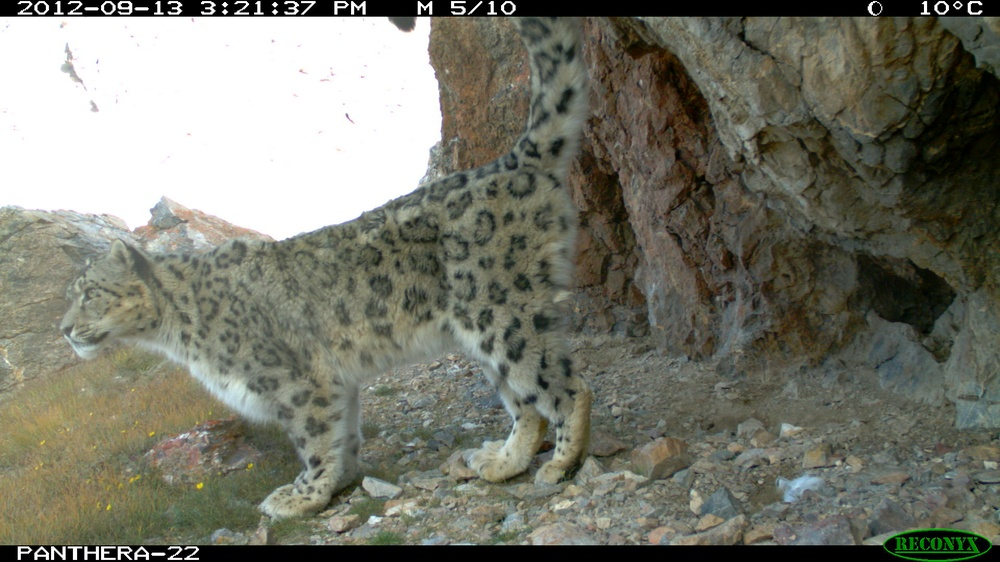
#> input picture Image_Preprocessing/test_img/02__Station13__Camera1__2012-9-13__2-21-36(5).JPG, 1000 x 562 px, shrunk from 1920 x 1080 before the run, found by its file name
$ python threshold.py
#> lines starting #> are read from the running program, lines starting #| are printed output that depends on the picture; after the words box and inside, x2 and y2 are one past the last pixel; in counts of white or black regions, pixels touching at a corner belong together
import cv2
import numpy as np
from matplotlib import pyplot as plt
import os

img = cv2.imread('test_img\\02__Station13__Camera1__2012-9-13__2-21-36(5).JPG',0)
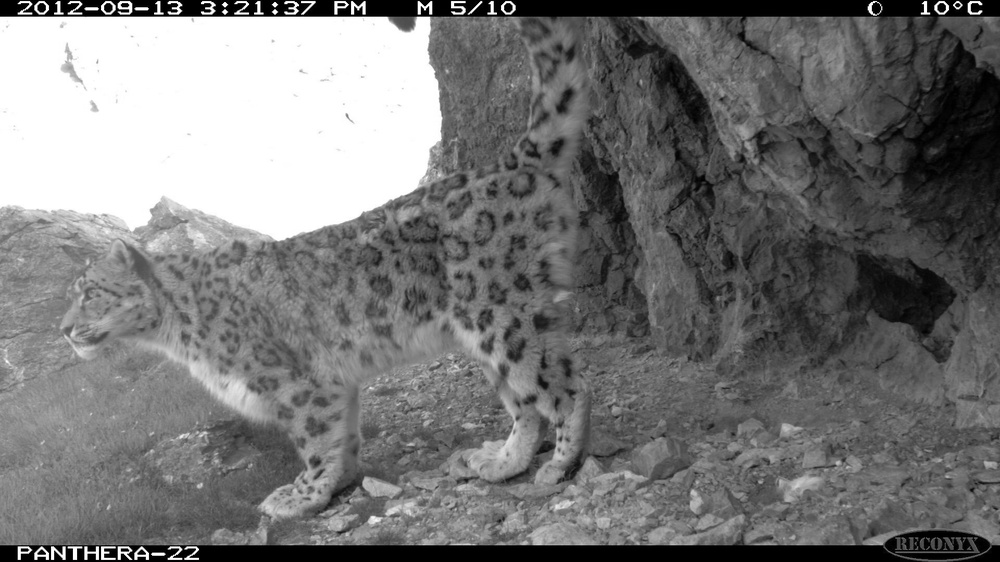
#> img: shape (562, 1000); min 0, max 255, mean 118.2
mask = cv2.imread('test_mask\\02__Station13__Camera1__2012-9-13__2-21-36(5).BMP',0)
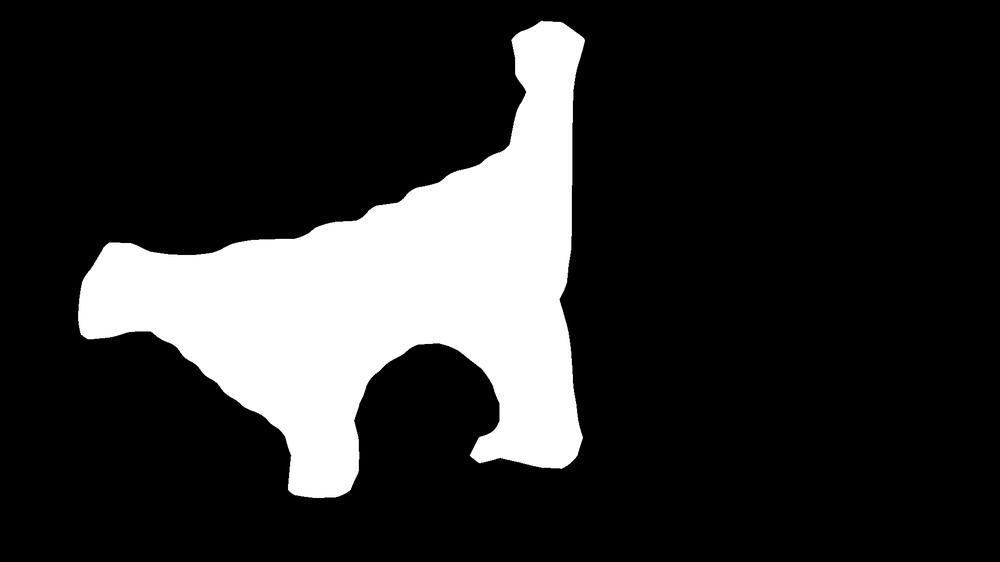
#> input picture Image_Preprocessing/test_mask/02__Station13__Camera1__2012-9-13__2-21-36(5).BMP, 1000 x 562 px, shrunk from 1920 x 1080 before the run, found by its file name
#> mask is the input picture: shape (562, 1000); min 0, max 255, mean 45
# cv2.imshow("mask", mask)
masked = cv2.bitwise_and(img, img, mask=mask)
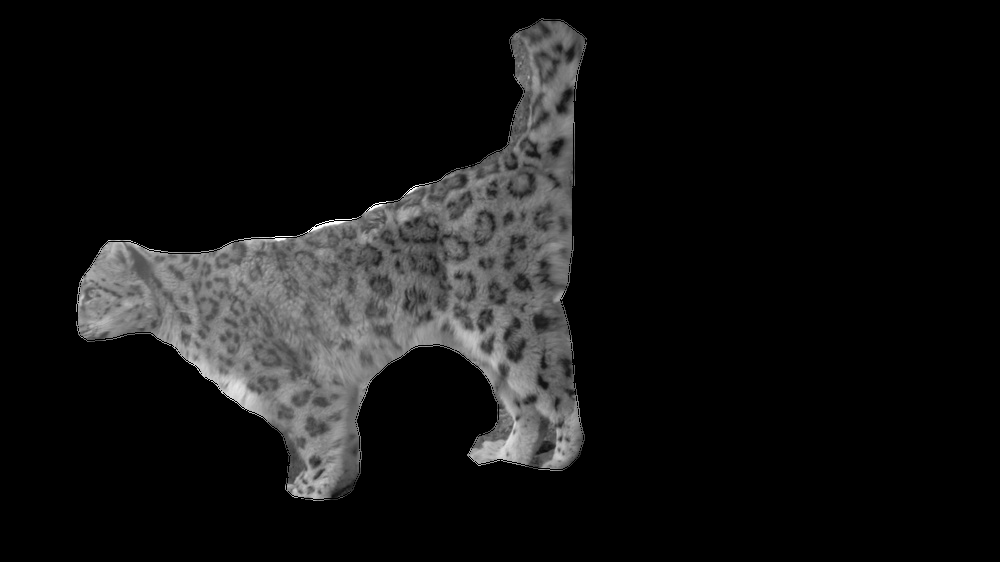
#> masked: shape (562, 1000); min 0, max 255, mean 20.4
img = masked

img = cv2.medianBlur(img,5)

ret,th1 = cv2.threshold(img,110,255,cv2.THRESH_BINARY)
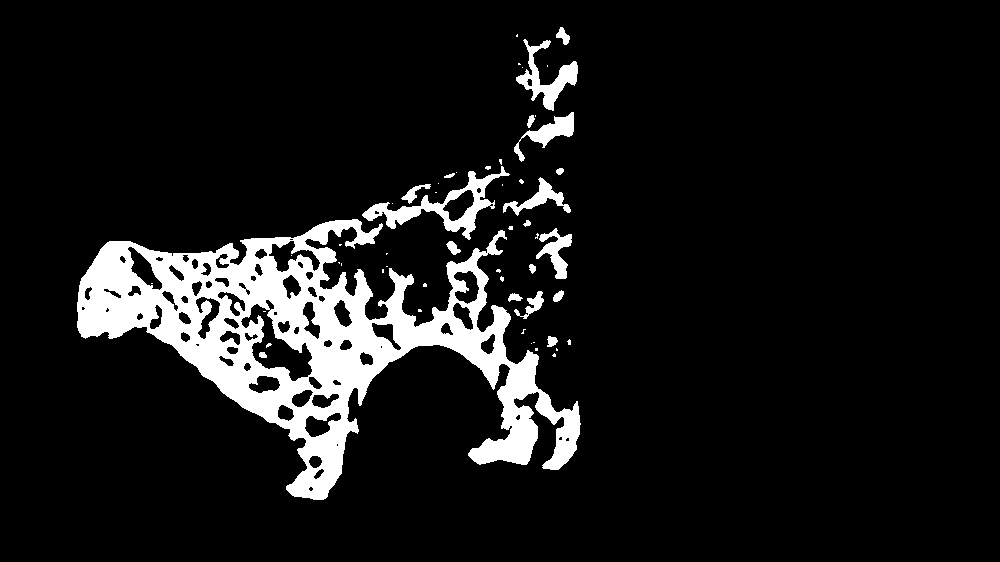
#> th1: shape (562, 1000); 9.5% white; 55 white regions (36 under 20 px), largest, box (x1, y1, x2, y2) and area: (77, 219, 581, 500) 45753, (362, 166, 510, 240) 2412, (516, 39, 578, 111) 1423
th2 = cv2.adaptiveThreshold(img,255,cv2.ADAPTIVE_THRESH_MEAN_C,\
            cv2.THRESH_BINARY,11,2)
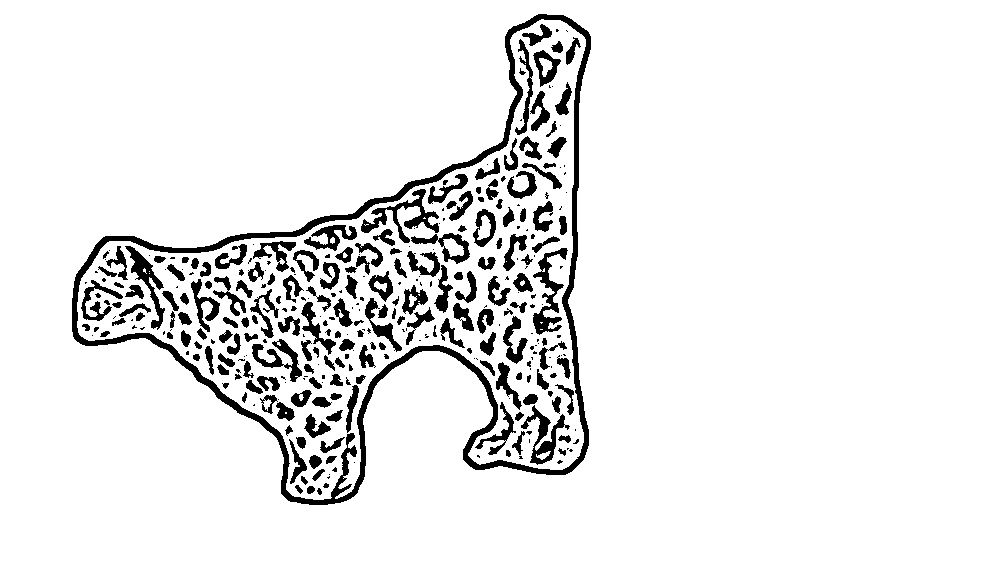
#> th2: shape (562, 1000); 92% white; 331 black regions (138 under 20 px), largest, box (x1, y1, x2, y2) and area: (72, 14, 591, 505) 12001, (361, 189, 439, 243) 1094, (533, 248, 568, 335) 1041
th3 = cv2.adaptiveThreshold(img,255,cv2.ADAPTIVE_THRESH_GAUSSIAN_C,\
            cv2.THRESH_BINARY,11,2)
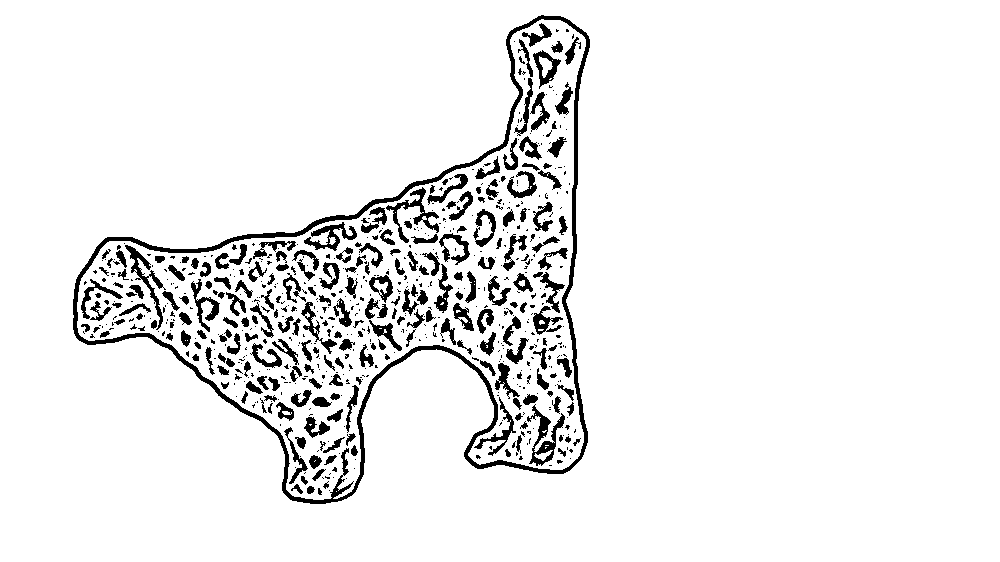
#> th3: shape (562, 1000); 93.2% white; 687 black regions (447 under 20 px), largest, box (x1, y1, x2, y2) and area: (73, 15, 590, 504) 8689, (527, 404, 565, 466) 735, (386, 187, 439, 243) 656

titles = ['Original Image', 'Global Thresholding (v = 100)',
            'Adaptive Mean Thresholding', 'Adaptive Gaussian Thresholding']
images = [img, th1, th2, th3]

saveDir = "processed_images"
#cv2.imwrite(os.path.join(graydir, image), gray_img)

for i in range(4):
    plt.subplot(2,2,i+1),plt.imshow(images[i],'gray')
    plt.title(titles[i])
    plt.xticks([]),plt.yticks([])

    title = titles[i]
    image = images[i]
    cv2.imwrite(os.path.join(saveDir, title+".jpg"), image )

plt.show()


'''
import numpy as np
import cv2

# Apply GaussianBlur to reduce image noise if it is required
# if is_reduce_noise:
#   image = cv2.GaussianBlur(image, (5, 5), 0)


image = 'test_img\\02__Station13__Camera1__2012-9-13__2-21-36(5).JPG'

# Applying Otsu's method setting the flag value into cv.THRESH_OTSU.
# Use a bimodal image as an input.`
# Optimal threshold value is determined automatically.`
otsu_threshold, image_result = cv2.threshold(
    image, 0, 255, cv2.THRESH_BINARY + cv2.THRESH_OTSU,
)
print("Obtained threshold: ", otsu_threshold)

'''
